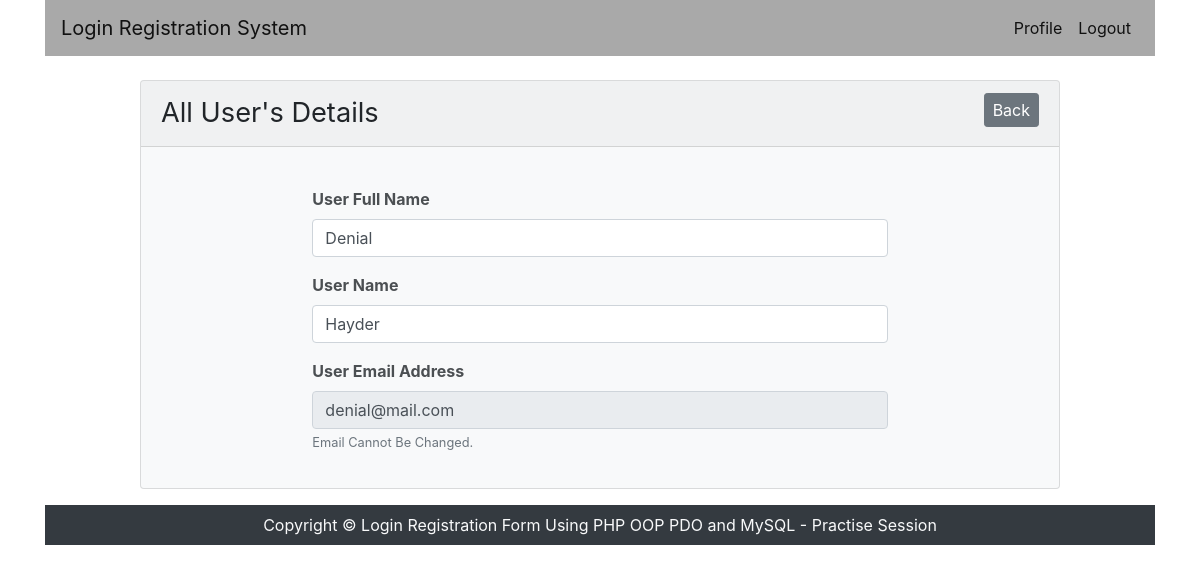
The app's page /profile.php?id=2 (signed in) with its own data.
### tables this page shows
CREATE TABLE `users` (
  `user_id` int(11) NOT NULL,
  `user_full_name` varchar(255) NOT NULL,
  `user_name` varchar(255) NOT NULL,
  `user_email` varchar(255) NOT NULL,
  `user_password` varchar(255) NOT NULL
);

### inc/User.php (called while the page is built, shortened)
<?php
include 'Database.php';
class User{
    private $db_conn;
    public function __construct(){
        $this->db_conn = new Database();
    }
    public function getUserDataById($id){
        $sql = "SELECT * FROM users WHERE user_id = :id";
        $query = $this -> db_conn -> pdo -> prepare($sql);
        $query -> bindValue(':id', $id);
        $query -> execute();
        $result = $query -> fetch(PDO::FETCH_OBJ);
        return $result;
    }
}

### inc/Database.php (called while the page is built)
<?php
class Database{
    private $hostname = "localhost";
    private $username = "root";
    private $password = "";
    private $dbname   = "oop_login_reg";
    public $pdo;
    public function __construct(){
        if(!isset($this -> pdo)){
            try{
                $conn = new PDO("mysql:host=".$this->hostname.";dbname=".$this->dbname,$this->username,$this->password);
                $conn -> setAttribute(PDO::ATTR_ERRMODE, PDO::ERRMODE_EXCEPTION);
                $conn -> exec("SET CHARACTER SET utf8");
                $this -> pdo = $conn;
            }catch (PDOException $error){
                echo "Database Connection Not Established ".$error->getMessage();
            }
        }
    }
}

### profile.php (the view, shortened to what this page needs)
<?php
include 'header.php';
include 'inc/User.php';
if(isset($_GET['id'])) {
    $id = (int)$_GET['id'];
}
$user = new User();
?>
<section class="mt-4">
    <div class="row">
        <div class="col-md-10 col-lg-10 col-sm-10 m-auto">
            <div class="card bg-light mb-3">
                <div class="card-header mb-2"><p class="heading2">All User's Details</p> <a href="index.php" class="card_header_right back-btn btn btn-secondary btn-sm">Back</a> </div>
                <div class="card-body">
                    <div class="row">
                        <div class="col-md-8 col-lg-8 col-sm-11 m-auto">
                            <?php
                                $getUserData = $user -> getUserDataById($id);
                                if($getUserData == true){
                            ?>
                            <form action="" method="post">
                                <div class="form-group">
                                    <label for="userFullName">User Full Name</label>
                                    <input type="text" name="full_name" class="form-control" value="<?php echo $getUserData->user_full_name ?>">
                                </div>
                                <div class="form-group">
                                    <label for="userName">User Name</label>
                                    <input type="text" name="user_name" class="form-control" value="<?php echo $getUserData->user_name ?>">
                                </div>
                                <div class="form-group">
                                    <label for="userEmail">User Email Address</label>
                                    <input type="email" name="email_addr" class="form-control" value="<?php echo $getUserData->user_email ?>" readonly>
                                    <small class="form-text text-muted">Email Cannot Be Changed.</small>
                                </div>
                            </form>
                            <?php } ?>
                        </div>
                    </div>
                </div>
            </div>
        </div>
    </div>
</section>
<?php
include 'footer.php';
?>

### assets/css/style.css (style rules this page uses)
.form-group > label { font-weight: bold; opacity: 0.8; }
.heading2 { font-size: 1.7em; display: inline; }
.card_header_right { font-size: 1.3em; float: right; }
.back-btn { font-size: 1em; }

### records on screen
users: full_name "Denial", user_name "Hayder", email_addr "denial@mail.com"
